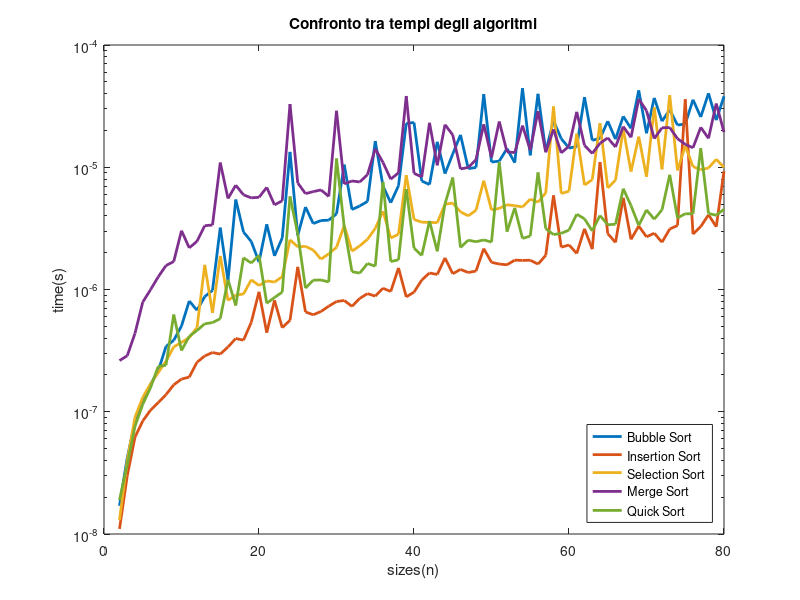

Write MATLAB code to recreate this figure.
sizes=2:80;
bubble_sort=[1.701e-08,4.202e-08,8.204e-08,1.2206e-07,1.6708e-07,2.161e-07,3.4216e-07,3.8418e-07,5.0324e-07,8.0538e-07,6.7632e-07,8.7541e-07,9.8447e-07,3.20654e-06,1.18657e-06,5.4456e-06,2.95342e-06,2.47018e-06,1.67881e-06,3.41663e-06,1.8839e-06,2.64426e-06,1.33544e-05,2.76832e-06,4.72826e-06,3.46166e-06,3.66675e-06,3.68976e-06,4.15698e-06,1.0504e-05,4.50916e-06,4.8243e-06,5.25551e-06,1.63678e-05,7.01435e-06,5.12345e-06,7.06838e-06,2.28219e-05,2.32351e-05,7.71369e-06,7.22246e-06,1.61477e-05,8.86524e-06,1.28431e-05,1.83988e-05,9.74566e-06,9.96076e-06,3.9651e-05,1.10293e-05,1.12274e-05,1.42098e-05,1.08972e-05,4.43642e-05,1.2511e-05,3.98851e-05,1.34955e-05,2.39795e-05,1.71232e-05,1.43569e-05,1.47571e-05,3.74849e-05,1.66149e-05,1.72222e-05,2.38064e-05,1.69871e-05,2.60875e-05,2.07869e-05,4.25303e-05,1.89601e-05,3.69126e-05,2.38034e-05,2.95101e-05,2.21326e-05,2.25758e-05,3.56721e-05,2.57733e-05,4.02622e-05,2.42826e-05,3.80472e-05];
insertion_sort=[1.101e-08,3.001e-08,6.203e-08,8.404e-08,1.0305e-07,1.1906e-07,1.3806e-07,1.6608e-07,1.8508e-07,1.9209e-07,2.5412e-07,2.8613e-07,3.0515e-07,2.9614e-07,3.3916e-07,3.9719e-07,3.8518e-07,5.3825e-07,9.5745e-07,4.4321e-07,8.1639e-07,4.8723e-07,5.5927e-07,1.53173e-06,6.5532e-07,6.2129e-07,6.6131e-07,7.3035e-07,7.9738e-07,8.1339e-07,7.2735e-07,8.4541e-07,9.2544e-07,8.8242e-07,1.02349e-06,9.6346e-07,1.50072e-06,8.7042e-07,9.5145e-07,1.19457e-06,1.36465e-06,1.32764e-06,1.81287e-06,1.34565e-06,1.4607e-06,1.37666e-06,1.41568e-06,2.16104e-06,1.6678e-06,1.61578e-06,1.59276e-06,1.73884e-06,1.72883e-06,1.73583e-06,1.61277e-06,1.90191e-06,5.88982e-06,2.21706e-06,2.3141e-06,1.97194e-06,3.1375e-06,2.13902e-06,1.10223e-05,2.86137e-06,2.42916e-06,5.62469e-06,2.57023e-06,3.30358e-06,2.69729e-06,2.88638e-06,2.43616e-06,3.12649e-06,3.3356e-06,3.59992e-05,2.83636e-06,3.27157e-06,4.08395e-06,3.25856e-06,9.29145e-06];
selection_sort=[1.3e-08,4.001e-08,9.004e-08,1.3106e-07,1.6908e-07,2.091e-07,2.5912e-07,3.3916e-07,3.6917e-07,4.042e-07,4.8723e-07,1.59176e-06,6.4331e-07,1.8829e-06,8.1339e-07,9.0143e-07,9.1744e-07,1.20058e-06,1.07852e-06,1.17657e-06,1.14955e-06,1.27361e-06,2.55222e-06,2.23207e-06,2.25507e-06,2.101e-06,1.77085e-06,1.95794e-06,2.21406e-06,3.32959e-06,2.05699e-06,2.27609e-06,2.57423e-06,3.15751e-06,4.36809e-06,2.63426e-06,2.83235e-06,8.60512e-06,3.74179e-06,3.5517e-06,3.54369e-06,3.51768e-06,4.97938e-06,5.09943e-06,4.31307e-06,4.00391e-06,4.44813e-06,7.77372e-06,4.47814e-06,4.6072e-06,4.93336e-06,4.85232e-06,4.73027e-06,5.48463e-06,5.18048e-06,6.16995e-06,3.1451e-05,6.09792e-06,6.37004e-06,1.8805e-05,7.15843e-06,7.90178e-06,2.2945e-05,6.77324e-06,7.85075e-06,2.05598e-05,9.2074e-06,1.78015e-05,8.367e-06,3.08918e-05,9.6106e-06,3.88256e-05,9.42351e-06,1.49582e-05,1.01299e-05,9.54356e-06,9.85972e-06,1.16246e-05,9.96577e-06];
merge_sort=[2.6212e-07,2.8713e-07,4.3821e-07,7.8838e-07,9.9548e-07,1.26961e-06,1.57075e-06,1.69381e-06,3.02845e-06,2.19105e-06,2.47818e-06,3.32559e-06,3.37161e-06,1.09262e-05,5.55166e-06,7.13441e-06,5.94584e-06,5.61869e-06,5.67972e-06,6.84328e-06,4.92236e-06,5.31654e-06,3.28647e-05,7.43856e-06,6.08691e-06,6.31702e-06,6.52812e-06,5.77276e-06,2.89679e-05,7.3075e-06,7.72369e-06,7.57963e-06,8.69816e-06,1.41808e-05,1.09442e-05,7.98782e-06,9.01331e-06,3.82563e-05,8.91927e-06,8.33298e-06,2.31041e-05,1.03649e-05,2.23137e-05,1.83778e-05,9.68063e-06,9.96876e-06,1.15445e-05,2.24457e-05,1.20067e-05,2.36723e-05,1.33604e-05,1.31753e-05,2.19205e-05,1.38056e-05,2.87387e-05,1.32523e-05,2.04038e-05,1.31003e-05,1.48861e-05,2.83946e-05,1.51162e-05,1.29612e-05,1.57095e-05,1.73963e-05,1.4632e-05,2.15183e-05,1.75514e-05,3.60973e-05,2.90379e-05,1.71452e-05,2.10351e-05,2.11201e-05,1.71412e-05,1.54004e-05,1.44279e-05,2.12121e-05,1.72362e-05,3.32019e-05,1.93723e-05];
quick_sort=[1.901e-08,3.701e-08,7.603e-08,1.1506e-07,1.5708e-07,2.3512e-07,2.4012e-07,6.243e-07,3.1715e-07,4.142e-07,4.6222e-07,5.2425e-07,5.3625e-07,5.7728e-07,1.20157e-06,7.3935e-07,1.81887e-06,1.64378e-06,1.90091e-06,7.7137e-07,8.6041e-07,9.5246e-07,5.77476e-06,2.85536e-06,1.02649e-06,1.19257e-06,1.19658e-06,1.15255e-06,1.17936e-05,3.23855e-06,1.39867e-06,1.36165e-06,1.63178e-06,1.55075e-06,7.59663e-06,1.69381e-06,1.74883e-06,6.63617e-06,2.18004e-06,1.89691e-06,3.63474e-06,2.05198e-06,5.0194e-06,8.23994e-06,2.20505e-06,2.53321e-06,2.45818e-06,2.54522e-06,2.44217e-06,1.10363e-05,2.96942e-06,4.65323e-06,2.61925e-06,2.73631e-06,9.07234e-06,3.1455e-06,2.81534e-06,2.87938e-06,3.06247e-06,4.12897e-06,3.78881e-06,3.01344e-06,4.03092e-06,3.38562e-06,3.41664e-06,6.67619e-06,4.85432e-06,3.3466e-06,4.47714e-06,3.75879e-06,4.48114e-06,8.67715e-06,3.84984e-06,4.16399e-06,4.16099e-06,1.43028e-05,4.189e-06,4.04894e-06,4.53716e-06];

figure;
semilogy(sizes,bubble_sort,'LineWidth',2);
hold on;
semilogy(sizes,insertion_sort,'LineWidth',2);
semilogy(sizes,selection_sort,'LineWidth',2);
semilogy(sizes,merge_sort,'LineWidth',2);
semilogy(sizes,quick_sort,'LineWidth',2);
xlabel('sizes(n)');
ylabel('time(s)');
title('Confronto tra tempi degli algoritmi');
legend('Bubble Sort','Insertion Sort','Selection Sort','Merge Sort','Quick Sort','Location','southeast');
